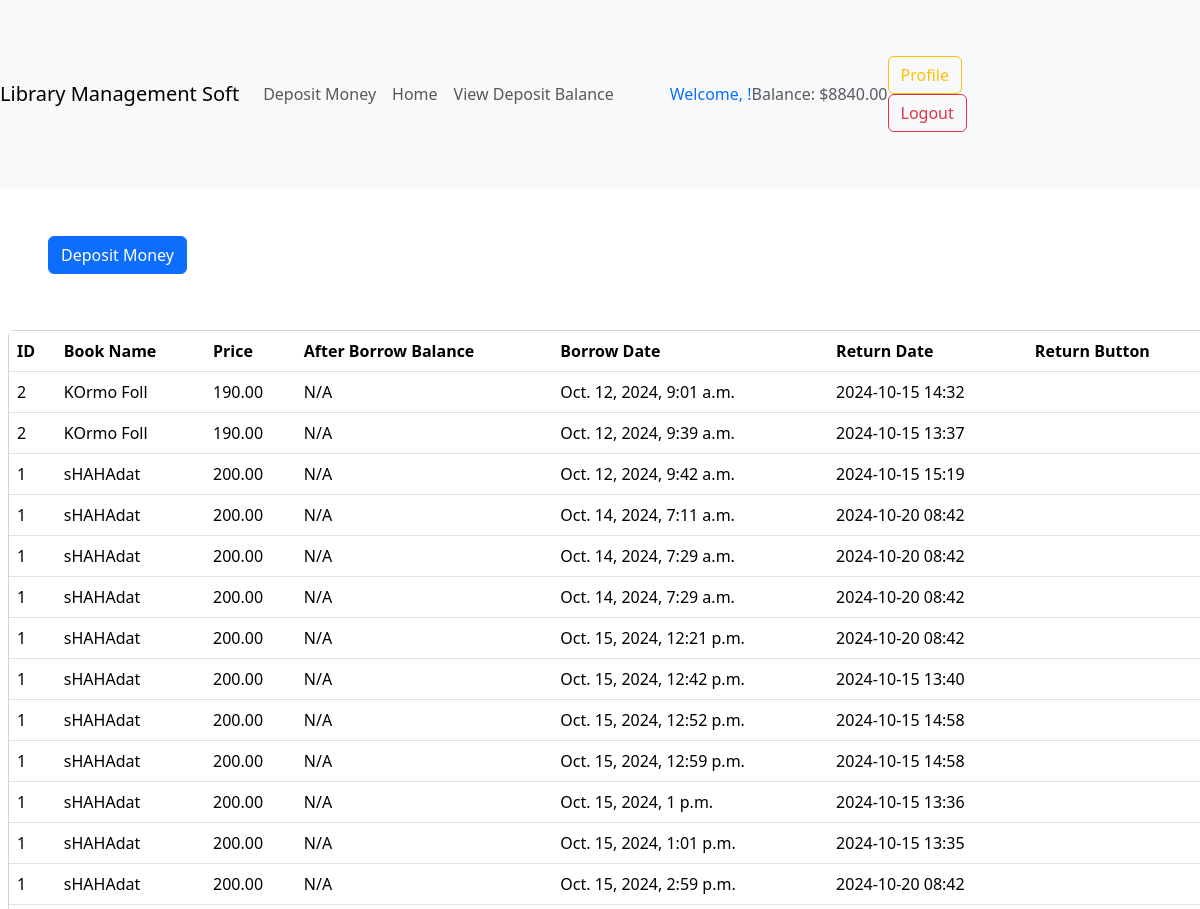
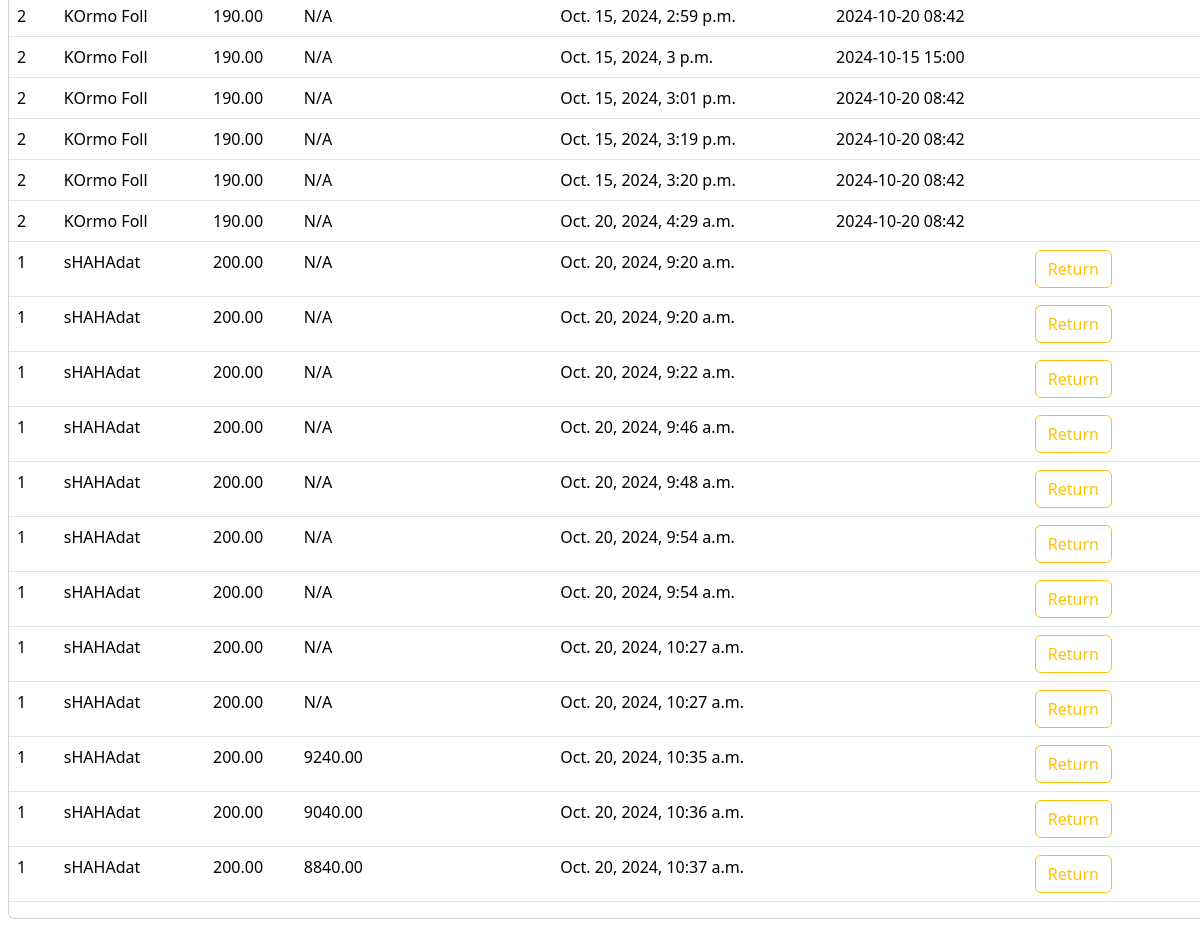
The app's page /books/show_borrow_books/1/ (signed in) with its own data (2 pictures, top to bottom).
### user/models.py (models this page shows)
class Account(models.Model):
    user = models.OneToOneField(User,related_name='account', on_delete=models.CASCADE)
    balance = models.DecimalField(decimal_places=2, max_digits=12, default=0)

### books/models.py (models this page shows, shortened)
class Borrow(models.Model):
    user = models.ForeignKey(User, on_delete=models.CASCADE)
    book = models.ForeignKey(Book, on_delete=models.CASCADE)
    borrrow_date = models.DateTimeField(auto_now_add=True)
    return_date = models.DateTimeField(null=True, blank=True)

class Book(models.Model):
    title = models.CharField(max_length=50)
    description = models.TextField()
    category = models.ManyToManyField(Category, related_name='books')
    borrowing_price = models.DecimalField(max_digits=6, decimal_places=2)
    user = models.ForeignKey(User, on_delete=models.CASCADE)
    image = models.ImageField(upload_to='books/media/uploads/', blank =True, null = True)

### books/views.py (the view, shortened to what this page needs)
# urls.py: path('show_borrow_books/<int:id>/', views.show_borrow_books.as_view(),name='show_borrow_books'),
class show_borrow_books(DetailView):
    model = models.Book
    template_name = 'user/profile.html'
    pk_url_kwarg ='id'
    def get_context_data(self, **kwargs):
        context = super().get_context_data(**kwargs)
        purchases = models.Borrow.objects.filter(user=self.request.user)
        transactions = Transaction.objects.filter(account=self.request.user.account)
        transaction_dict = {transaction.borrow.id: transaction.balance_after_transaction for transaction in transactions if transaction.borrow}
        for purchase in purchases:
           purchase.balance_after_transaction = transaction_dict.get(purchase.id, 'N/A')
        context['purchases'] = purchases
        return context

### user/templates/user/profile.html
{% extends "base.html" %}
{% block content %}
{% if request.user.is_authenticated %}
<div class="p-5">
    <a href="{% url 'deposite_money' %}" class="btn btn-primary" role="button">Deposit Money</a>
</div>
{% endif %}
<div class="d-flex card m-2 justify-content-center w-100 align-items-center">
    <table class="table">
        <thead>
            <tr>
                <th scope="col">ID</th>
                <th scope="col">Book Name</th>
                <th scope="col">Price</th>
                <th scope="col">After Borrow Balance</th>
                <th scope="col">Borrow Date</th>
                <th scope="col">Return Date</th>
                <th scope="col">Return Button</th>
            </tr>
        </thead>
        <tbody>
            {% for borrow in purchases %}
            <tr>
                <td>{{ borrow.book.id }}</td>
                <td>{{ borrow.book.title }}</td>
                <td>{{ borrow.book.borrowing_price }}</td>
                <td>{{ borrow.balance_after_transaction }}</td>
                <td>{{ borrow.borrrow_date }}</td>
                <td>{{ borrow.return_date|date:"Y-m-d H:i" }}</td>
                <td>
                    {% if not borrow.return_date %}
                    <a class="btn btn-outline-warning" href="{% url 'return_books' borrow.id %}">Return</a>
                    {% endif %}
                </td>
            </tr>
            {% endfor %}
        </tbody>
    </table>
</div>
{% endblock %}

### user/templates/base.html (shortened to what this page needs)
<!DOCTYPE html>
<html lang="en">
<head>
    <link href="https://cdn.jsdelivr.net/npm/bootstrap@5.3.3/dist/css/bootstrap.min.css" rel="stylesheet"
>
</head>
<body>
    <nav class="navbar navbar-expand-lg navbar-light bg-light">
        <a class="navbar-brand" href="/">Library Management Soft</a>
        <div class="collapse navbar-collapse" id="navbarNav">
            <ul class="navbar-nav mr-auto">
                {% if request.user.is_authenticated %}
                <li class="nav-item">
                    <a class="nav-link" href="{% url 'deposite_money' %}">Deposit Money</a>
                </li>
                <li class="nav-item">
                    <a class="nav-link" href="/">Home</a>
                </li>
                <li class="nav-item">
                    <a class="nav-link" href="#">View Deposit Balance</a>
                </li>
                {% endif %}
            </ul>
            <ul class="navbar-nav m-xl-5">
                {% if request.user.is_authenticated %}
                <li class="nav-item d-flex align-items-center">
                    <span class="font-weight-bold text-primary mr-3">Welcome, {{ request.user.first_name }}!</span>
                    <span class="text-muted mr-3">Balance: ${{ request.user.account.balance }}</span>
                </li>
                <li class="nav-item">
                 <a class="btn btn-outline-warning" href="{% url 'profile' %}">Profile</a>
                    <form class="form-inline" action="{% url 'logout' %}" method="post">
                        <button type="submit" class="btn btn-outline-danger my-2 my-sm-0">Logout</button>
                    </form>
                </li>
                {% endif %}
            </ul>
        </div>
    </nav>
    {% block content %}
    {% endblock %}
</body>
</html>

### records on screen
Borrow: book.id "2", book "KOrmo Foll", book.borrowing_price "190.00", balance_after_transaction "N/A", borrrow_date "Oct. 12, 2024, 9:01 a.m.", return_date "2024-10-15 14:32"
Borrow: book.id "2", book "KOrmo Foll", book.borrowing_price "190.00", balance_after_transaction "N/A", borrrow_date "Oct. 12, 2024, 9:39 a.m.", return_date "2024-10-15 13:37"
Borrow: book.id "1", book "sHAHAdat", book.borrowing_price "200.00", balance_after_transaction "N/A", borrrow_date "Oct. 12, 2024, 9:42 a.m.", return_date "2024-10-15 15:19"
Borrow: book.id "1", book "sHAHAdat", book.borrowing_price "200.00", balance_after_transaction "N/A", borrrow_date "Oct. 14, 2024, 7:11 a.m.", return_date "2024-10-20 08:42"
Borrow: book.id "1", book "sHAHAdat", book.borrowing_price "200.00", balance_after_transaction "N/A", borrrow_date "Oct. 14, 2024, 7:29 a.m.", return_date "2024-10-20 08:42"
Borrow: book.id "1", book "sHAHAdat", book.borrowing_price "200.00", balance_after_transaction "N/A", borrrow_date "Oct. 14, 2024, 7:29 a.m.", return_date "2024-10-20 08:42"
Borrow: book.id "1", book "sHAHAdat", book.borrowing_price "200.00", balance_after_transaction "N/A", borrrow_date "Oct. 15, 2024, 12:21 p.m.", return_date "2024-10-20 08:42"
Borrow: book.id "1", book "sHAHAdat", book.borrowing_price "200.00", balance_after_transaction "N/A", borrrow_date "Oct. 15, 2024, 12:42 p.m.", return_date "2024-10-15 13:40"
Borrow: book.id "1", book "sHAHAdat", book.borrowing_price "200.00", balance_after_transaction "N/A", borrrow_date "Oct. 15, 2024, 12:52 p.m.", return_date "2024-10-15 14:58"
Borrow: book.id "1", book "sHAHAdat", book.borrowing_price "200.00", balance_after_transaction "N/A", borrrow_date "Oct. 15, 2024, 12:59 p.m.", return_date "2024-10-15 14:58"
Borrow: book.id "1", book "sHAHAdat", book.borrowing_price "200.00", balance_after_transaction "N/A", borrrow_date "Oct. 15, 2024, 1 p.m.", return_date "2024-10-15 13:36"
Borrow: book.id "1", book "sHAHAdat", book.borrowing_price "200.00", balance_after_transaction "N/A", borrrow_date "Oct. 15, 2024, 1:01 p.m.", return_date "2024-10-15 13:35"
Borrow: book.id "1", book "sHAHAdat", book.borrowing_price "200.00", balance_after_transaction "N/A", borrrow_date "Oct. 15, 2024, 2:59 p.m.", return_date "2024-10-20 08:42"
Borrow: book.id "2", book "KOrmo Foll", book.borrowing_price "190.00", balance_after_transaction "N/A", borrrow_date "Oct. 15, 2024, 2:59 p.m.", return_date "2024-10-20 08:42"
Borrow: book.id "2", book "KOrmo Foll", book.borrowing_price "190.00", balance_after_transaction "N/A", borrrow_date "Oct. 15, 2024, 3 p.m.", return_date "2024-10-15 15:00"
Borrow: book.id "2", book "KOrmo Foll", book.borrowing_price "190.00", balance_after_transaction "N/A", borrrow_date "Oct. 15, 2024, 3:01 p.m.", return_date "2024-10-20 08:42"
Borrow: book.id "2", book "KOrmo Foll", book.borrowing_price "190.00", balance_after_transaction "N/A", borrrow_date "Oct. 15, 2024, 3:19 p.m.", return_date "2024-10-20 08:42"
Borrow: book.id "2", book "KOrmo Foll", book.borrowing_price "190.00", balance_after_transaction "N/A", borrrow_date "Oct. 15, 2024, 3:20 p.m.", return_date "2024-10-20 08:42"
Borrow: book.id "2", book "KOrmo Foll", book.borrowing_price "190.00", balance_after_transaction "N/A", borrrow_date "Oct. 20, 2024, 4:29 a.m.", return_date "2024-10-20 08:42"
Borrow: book.id "1", book "sHAHAdat", book.borrowing_price "200.00", balance_after_transaction "N/A", borrrow_date "Oct. 20, 2024, 9:20 a.m.", shows "Return"
Borrow: book.id "1", book "sHAHAdat", book.borrowing_price "200.00", balance_after_transaction "N/A", borrrow_date "Oct. 20, 2024, 9:20 a.m.", shows "Return"
Borrow: book.id "1", book "sHAHAdat", book.borrowing_price "200.00", balance_after_transaction "N/A", borrrow_date "Oct. 20, 2024, 9:22 a.m.", shows "Return"
Borrow: book.id "1", book "sHAHAdat", book.borrowing_price "200.00", balance_after_transaction "N/A", borrrow_date "Oct. 20, 2024, 9:46 a.m.", shows "Return"
Borrow: book.id "1", book "sHAHAdat", book.borrowing_price "200.00", balance_after_transaction "N/A", borrrow_date "Oct. 20, 2024, 9:48 a.m.", shows "Return"
Borrow: book.id "1", book "sHAHAdat", book.borrowing_price "200.00", balance_after_transaction "N/A", borrrow_date "Oct. 20, 2024, 9:54 a.m.", shows "Return"
Borrow: book.id "1", book "sHAHAdat", book.borrowing_price "200.00", balance_after_transaction "N/A", borrrow_date "Oct. 20, 2024, 9:54 a.m.", shows "Return"
Borrow: book.id "1", book "sHAHAdat", book.borrowing_price "200.00", balance_after_transaction "N/A", borrrow_date "Oct. 20, 2024, 10:27 a.m.", shows "Return"
Borrow: book.id "1", book "sHAHAdat", book.borrowing_price "200.00", balance_after_transaction "N/A", borrrow_date "Oct. 20, 2024, 10:27 a.m.", shows "Return"
Borrow: book.id "1", book "sHAHAdat", book.borrowing_price "200.00", balance_after_transaction "9240.00", borrrow_date "Oct. 20, 2024, 10:35 a.m.", shows "Return"
Borrow: book.id "1", book "sHAHAdat", book.borrowing_price "200.00", balance_after_transaction "9040.00", borrrow_date "Oct. 20, 2024, 10:36 a.m.", shows "Return"
Borrow: book.id "1", book "sHAHAdat", book.borrowing_price "200.00", balance_after_transaction "8840.00", borrrow_date "Oct. 20, 2024, 10:37 a.m.", shows "Return"

### other values on screen
{{ request.user.account.balance }} "8840.00"
